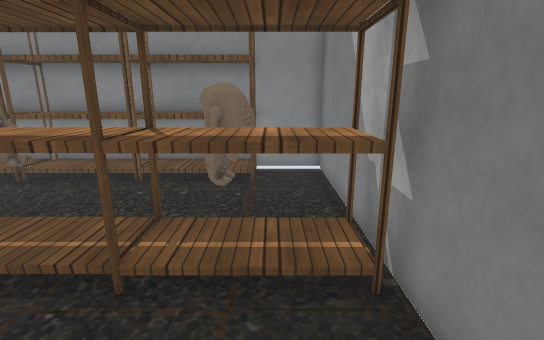
[1] (above)

12 first-person views from a walk through a Unity game level. The camera is 1.5 m above the floor, tilts 14° down and sees 85° across. Doors are open. The floor is counted in squares, 0.5 m on a side. Each view is taken from the middle of a square. On the plan, view 1 faces up. The plan holds only what a view shows up to about 20 squares ahead; the rest is blank. The player character is not drawn. Some surface patterns are stand-ins.

[2]
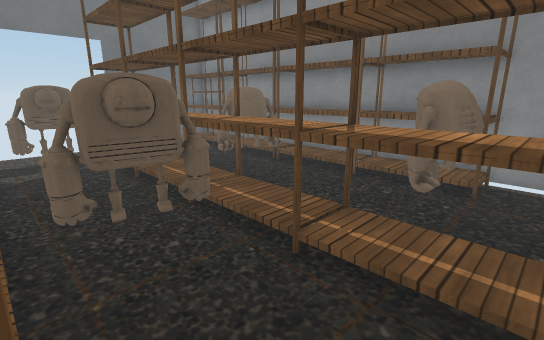

[3]
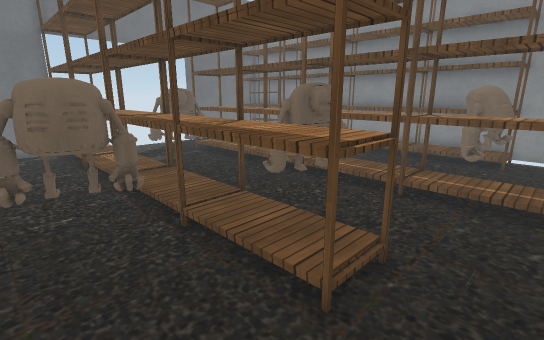

[4]
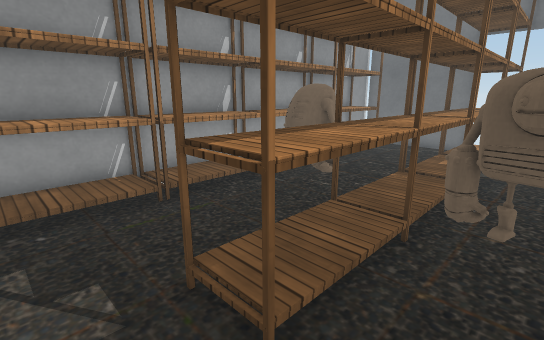

[5]
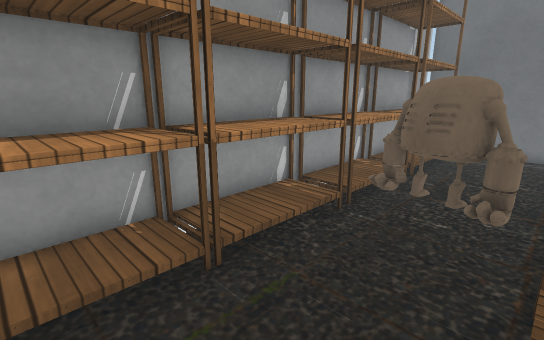

[6]
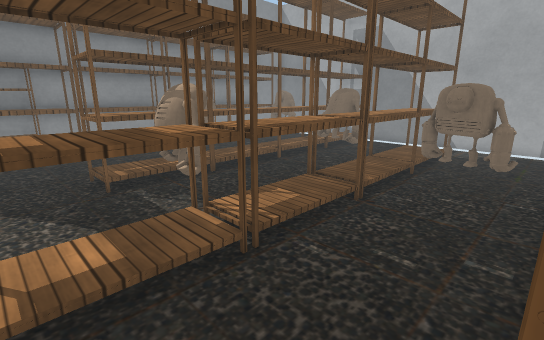

[7]
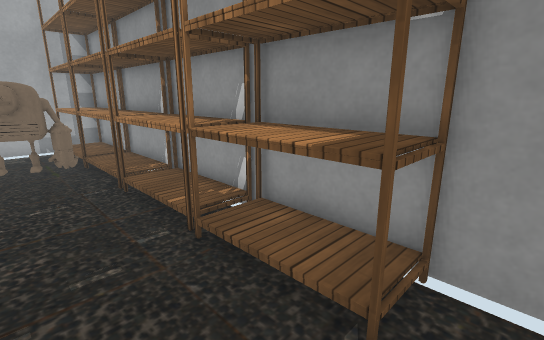

[8]
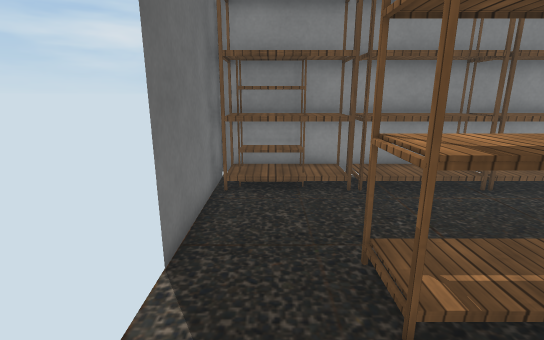

[9]
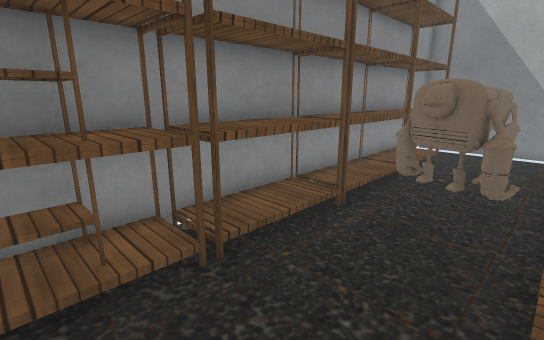

[10]
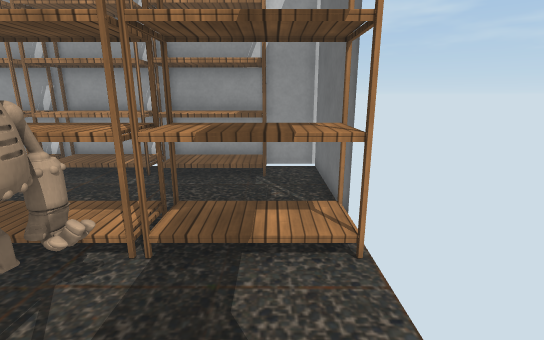

[11]
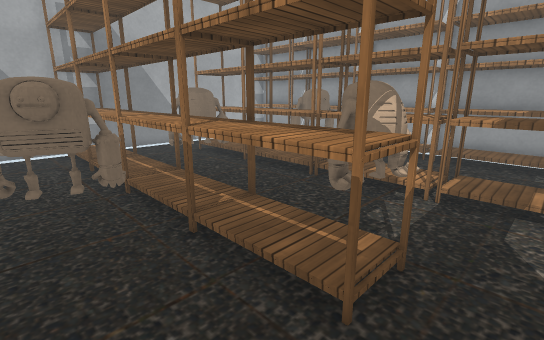

[12]
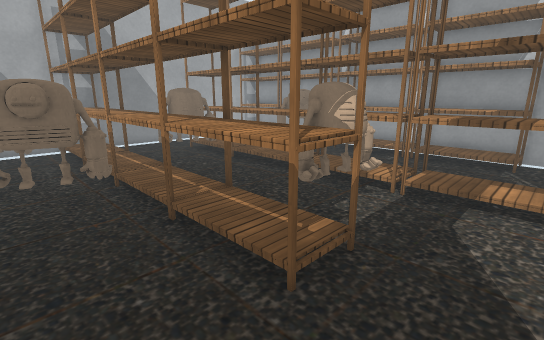

### Floor plan
Key: @ floor where view 1 was taken; # wall or solid block; . floor; D open door; S shelf; O other object.
Columns run from 18 left of view 1 to 2 right of it. Each row starts with its distance up from view 1.
 12 ####S#SSS#SSS#SSSS###
 11 #SSSSSSSSSSSSSSSSS..#
 10 #SSSSSSSSSSSSSSSSS..#
  9 #.........O.........#
  8 #........OO.........#
  7 #........OO.........#
  6  ...SSSSSSSSSSSSSSSS#
  5 D...SSSSSSSSSSSSSSSS#
  4 D...SSSSSSSSSSSSSSSS#
  3 D....OO.......O.....#
  2 D....OO......OO.....#
  1 D....O.......O......#
  0 SSSSSSSSSSSSSSSSSS@.#
 -1 SSSSSSSSSSSSSSSSSS..#
 -2 SSSSSSSSSSSSSSSSSS..#
 -3 #...................#
 -4 #...................#
 -5 #...................#
 -6 #.SSSSSSSSSSSSSSSSSS#
 -7 #.SSSSSSSSSSSSSSSSSS#
 -8 #####################

Where each view was taken, in squares from view 1:
view 1: 0 up, 0 right, facing up
view 2: 0 up, 1 right, facing up-left
view 3: 5 down, 1 right, facing up-left
view 4: 2 up, 1 right, facing down-left
view 5: 2 down, 0 right, facing down-left
view 6: 6 down, 17 left, facing up-right
view 7: 3 down, 17 left, facing down-right
view 8: 1 up, 16 left, facing up
view 9: 6 up, 16 left, facing up-right
view 10: 5 up, 16 left, facing down
view 11: 9 up, 16 left, facing down-right
view 12: 9 up, 17 left, facing down-right
